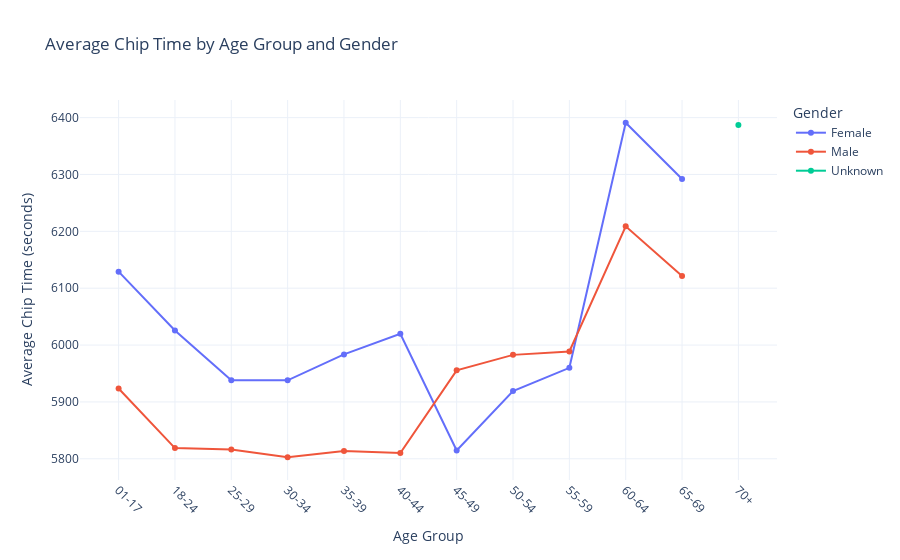

Notebook source saved alongside this figure:
### Code cell
# Group by age group and gender, calculating average chip time
grouped = df.groupby(['age_group', 'Gender']).agg(
    avg_chip_seconds=('chip_seconds', 'mean')
).reset_index()

# Convert chip seconds to HH:MM:SS format with NaN-safe function
def seconds_to_hms(seconds):
    if pd.isna(seconds):
        return "N/A"
    h = int(seconds // 3600)
    m = int((seconds % 3600) // 60)
    s = int(seconds % 60)
    return f"{h:02}:{m:02}:{s:02}"

grouped['chip_time_hms'] = grouped['avg_chip_seconds'].apply(seconds_to_hms)

# Create an interactive line plot using Plotly Express
fig = px.line(
    grouped,
    x='age_group',
    y='avg_chip_seconds',
    color='Gender',
    markers=True,
    title='Average Chip Time by Age Group and Gender',
    labels={'age_group': 'Age Group', 'avg_chip_seconds': 'Average Chip Time (seconds)'},
    hover_data={'avg_chip_seconds': False, 'chip_time_hms': True, 'Gender': True, 'age_group': True}
)

# Customize layout
fig.update_layout(
    xaxis_title='Age Group',
    yaxis_title='Average Chip Time (seconds)',
    template='plotly_white',
    xaxis_tickangle=45
)

# Show the figure
fig.show()

### Figure 1 — Plotly figure (JSON) as saved in the notebook; plotly's stock layout.template omitted (floating-point values rounded to 4 significant figures)
{"data": [{"customdata": [["01:42:09", "Female"], ["01:40:25", "Female"], ["01:38:58", "Female"], ["01:38:57", "Female"], ["01:39:43", "Female"], ["01:40:19", "Female"], ["01:36:54", "Female"], ["01:38:39", "Female"], ["01:39:20", "Female"], ["01:46:31", "Female"], ["01:44:52", "Female"], ["N/A", "Female"]], "hovertemplate": "Gender=%{customdata[1]}<br>Age Group=%{x}<br>chip_time_hms=%{customdata[0]}<extra></extra>", "legendgroup": "Female", "line": {"color": "#636efa", "dash": "solid"}, "marker": {"symbol": "circle"}, "mode": "lines+markers", "name": "Female", "orientation": "v", "showlegend": true, "type": "scatter", "x": ["01-17", "18-24", "25-29", "30-34", "35-39", "40-44", "45-49", "50-54", "55-59", "60-64", "65-69", "70+"], "xaxis": "x", "y": [6129.0, 6026.0, 5938.0, 5938.0, 5984.0, 6020.0, 5815.0, 5919.0, 5960.0, 6391.0, 6292.0, NaN], "yaxis": "y"}, {"customdata": [["01:38:43", "Male"], ["01:36:58", "Male"], ["01:36:56", "Male"], ["01:36:42", "Male"], ["01:36:53", "Male"], ["01:36:50", "Male"], ["01:39:15", "Male"], ["01:39:42", "Male"], ["01:39:48", "Male"], ["01:43:28", "Male"], ["01:42:01", "Male"], ["N/A", "Male"]], "hovertemplate": "Gender=%{customdata[1]}<br>Age Group=%{x}<br>chip_time_hms=%{customdata[0]}<extra></extra>", "legendgroup": "Male", "line": {"color": "#EF553B", "dash": "solid"}, "marker": {"symbol": "circle"}, "mode": "lines+markers", "name": "Male", "orientation": "v", "showlegend": true, "type": "scatter", "x": ["01-17", "18-24", "25-29", "30-34", "35-39", "40-44", "45-49", "50-54", "55-59", "60-64", "65-69", "70+"], "xaxis": "x", "y": [5924.0, 5819.0, 5816.0, 5803.0, 5814.0, 5810.0, 5956.0, 5983.0, 5989.0, 6209.0, 6122.0, NaN], "yaxis": "y"}, {"customdata": [["N/A", "Unknown"], ["N/A", "Unknown"], ["N/A", "Unknown"], ["N/A", "Unknown"], ["N/A", "Unknown"], ["N/A", "Unknown"], ["N/A", "Unknown"], ["N/A", "Unknown"], ["N/A", "Unknown"], ["N/A", "Unknown"], ["N/A", "Unknown"], ["01:46:27", "Unknown"]], "hovertemplate": "Gender=%{customdata[1]}<br>Age Group=%{x}<br>chip_time_hms=%{customdata[0]}<extra></extra>", "legendgroup": "Unknown", "line": {"color": "#00cc96", "dash": "solid"}, "marker": {"symbol": "circle"}, "mode": "lines+markers", "name": "Unknown", "orientation": "v", "showlegend": true, "type": "scatter", "x": ["01-17", "18-24", "25-29", "30-34", "35-39", "40-44", "45-49", "50-54", "55-59", "60-64", "65-69", "70+"], "xaxis": "x", "y": [NaN, NaN, NaN, NaN, NaN, NaN, NaN, NaN, NaN, NaN, NaN, 6387.0], "yaxis": "y"}], "layout": {"legend": {"title": {"text": "Gender"}, "tracegroupgap": 0}, "title": {"text": "Average Chip Time by Age Group and Gender"}, "xaxis": {"anchor": "y", "domain": [0, 1], "tickangle": 45, "title": {"text": "Age Group"}}, "yaxis": {"anchor": "x", "domain": [0, 1], "title": {"text": "Average Chip Time (seconds)"}}}}
